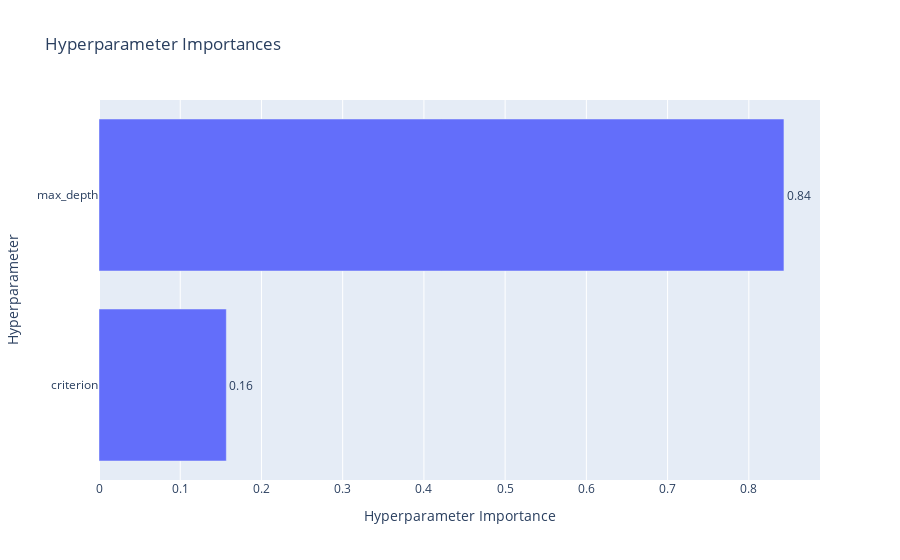

Write notebook code for a chart like this one.
### Markdown cell above
**Deskripsi Grafik**

Grafik ini menunjukkan riwayat optimasi suatu model.

* Poin Penting:

    - Peningkatan Awal yang Cepat: Performa model (diukur oleh "Nilai Tujuan") mengalami peningkatan yang signifikan dari percobaan 0 ke percobaan 1.
    - Performa yang Stagnan: Setelah percobaan 1, nilai tujuan terbaik tetap relatif datar, menunjukkan bahwa percobaan optimasi selanjutnya tidak menghasilkan perbaikan yang substansial.
    - Potensi Overfitting: Percobaan 3 dan 4 menunjukkan penurunan nilai tujuan, yang bisa menunjukkan overfitting pada data pelatihan. Ini berarti model mungkin terlalu baik dalam mempelajari data pelatihan dan gagal dalam menggeneralisasi data yang tidak terlihat.

### Code cell
optuna.visualization.plot_param_importances(study)

### Figure 1 — Plotly figure (JSON) as saved in the notebook; plotly's stock layout.template omitted (floating-point values rounded to 4 significant figures)
{"data": [{"cliponaxis": false, "hovertemplate": ["criterion (CategoricalDistribution): 0.15675250225213613<extra></extra>", "max_depth (IntDistribution): 0.8432474977478639<extra></extra>"], "name": "Objective Value", "orientation": "h", "text": ["0.16", "0.84"], "textposition": "outside", "type": "bar", "x": [0.1568, 0.8432], "y": ["criterion", "max_depth"]}], "layout": {"title": {"text": "Hyperparameter Importances"}, "xaxis": {"title": {"text": "Hyperparameter Importance"}}, "yaxis": {"title": {"text": "Hyperparameter"}}}}
